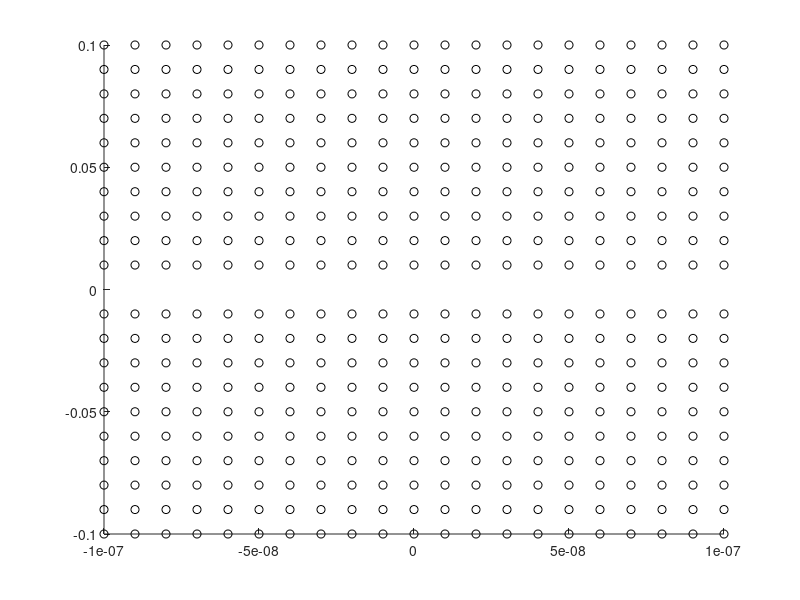

Write the MATLAB code that produced this figure.
clc
clear
close all

lambda = 1;
v = 1;
C = eye(3);
dp = [1; 0; 0];
ddp = [0.01; 0.01; 0];

figure
hold on
for x = -1e-7:1e-8:1e-7
    for y = -0.1:0.01:0.1
    DELTA = [x; y; 0];
    delta = norm(DELTA);
    sstar_dot = v * [1 0 0] * C' * dp / (norm(dp)^2 - DELTA' * ddp)
    u = (-lambda^2 * delta^2 - 2*v*lambda*x - v^2 + v * sstar_dot * dp' * C * [1;0;0] + (v*x/ delta)^2) ...
    / (v^2 * y)

    plot3(x,y,u, 'ko')
    end
end